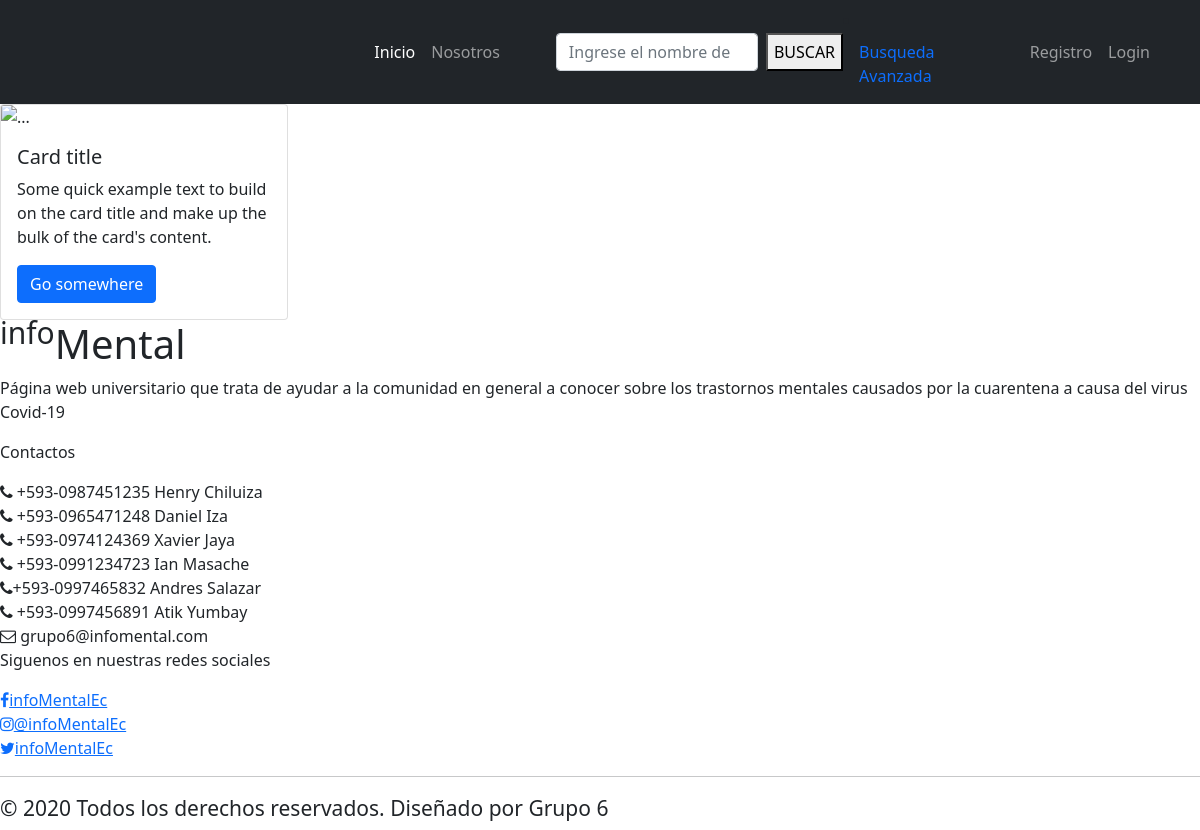
Before: / with the older database file.
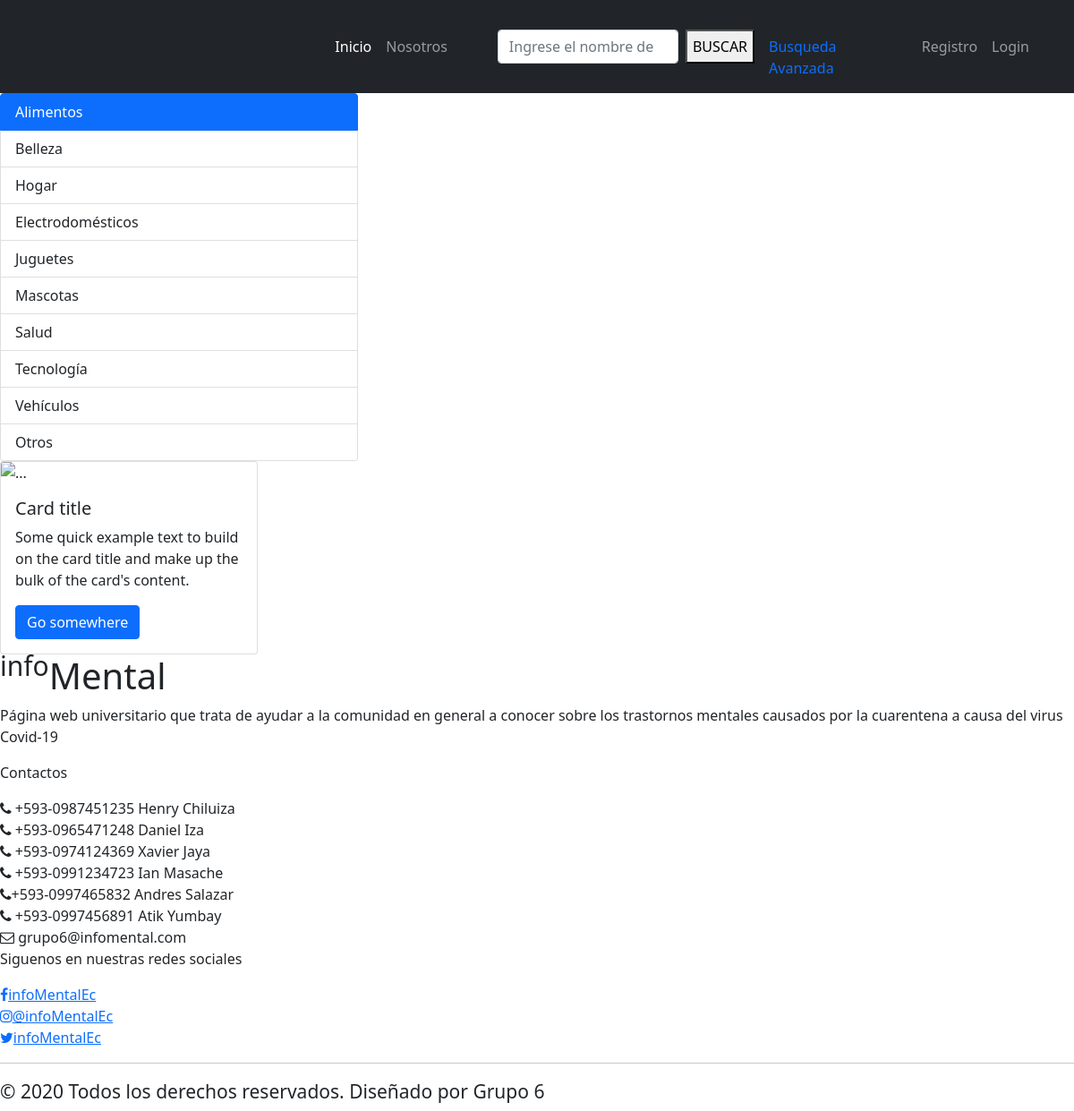
After: the same page with the newer database file.
### tables this page shows
CREATE TABLE `categorias` (
  `IDCATEGORIA` int(11) NOT NULL,
  `NOMBRECATEGORIA` varchar(50) DEFAULT NULL
);

### Conexion.php (called while the page is built, shortened)
<?php
class Conexion
{
    static public function Conectar() {
        $usuario = 'root';
        $clave = '';
        $con = new mysqli('localhost',$usuario,$clave,'proyectofinal');
        if ($con->connect_error)
            echo "Fallo al conectar a MySQL: (" . $con->connect_errno . ") " . $con->connect_error;
        else
            return $con;
    }
}
?>

### index.php (the view, shortened to what this page needs)
<?php
include('./plantilla/encabezado.php');
include('./plantilla/navbar.php');
require_once('Conexion.php');
?>
        <link href="https://cdn.jsdelivr.net/npm/bootstrap@5.1.3/dist/css/bootstrap.min.css" rel="stylesheet">
    <div class="col-4">
        <div class="list-group" id="list-tab" role="tablist">
            <?php
            $categorias = Conexion::Conectar()->query("select * from categorias");
            while($lista=$categorias->fetch_row()){
                if ($lista[0] == '1'){
                    echo "<a class=\"list-group-item list-group-item-action active\" id=\"list-$lista[1]-list\" data-bs-toggle=\"list\" href=\"#list-$lista[1]\" role=\"tab\" aria-controls=\"list-$lista[1]\">$lista[1]</a>";
                }
                else
                    echo "<a class=\"list-group-item list-group-item-action\" id=\"list-$lista[1]-list\" data-bs-toggle=\"list\" href=\"#list-$lista[1]\" role=\"tab\" aria-controls=\"list-$lista[1]\">$lista[1]</a>";
            }
            ?>
        </div>
    </div>
    <div class="col-8">
        <div class="tab-content" id="nav-tabContent">
            <div class="tab-content" id="nav-tabContent">
                <div class="tab-pane fade show active" id="list-Alimentos" role="tabpanel" aria-labelledby="list-Alimentos-list">
                    <div class="card" style="width: 18rem;">
                        <img src="..." class="card-img-top" alt="...">
                        <div class="card-body">
                            <h5 class="card-title">Card title</h5>
                            <p class="card-text">Some quick example text to build on the card title and make up the bulk of the card's content.</p>
                            <a href="#" class="btn btn-primary">Go somewhere</a>
                        </div>
                    </div></div>
            </div>
        </div>
    </div>
</div>
</body>
<?php include("./plantilla/footer.php") ?>
</html>

Changed rows visible on the page:
added categorias: NOMBRECATEGORIA "Alimentos"
added categorias: NOMBRECATEGORIA "Belleza"
added categorias: NOMBRECATEGORIA "Hogar"
added categorias: NOMBRECATEGORIA "Electrodomésticos"
added categorias: NOMBRECATEGORIA "Juguetes"
added categorias: NOMBRECATEGORIA "Mascotas"
added categorias: NOMBRECATEGORIA "Salud"
added categorias: NOMBRECATEGORIA "Tecnología"
added categorias: NOMBRECATEGORIA "Vehículos"
added categorias: NOMBRECATEGORIA "Otros"
